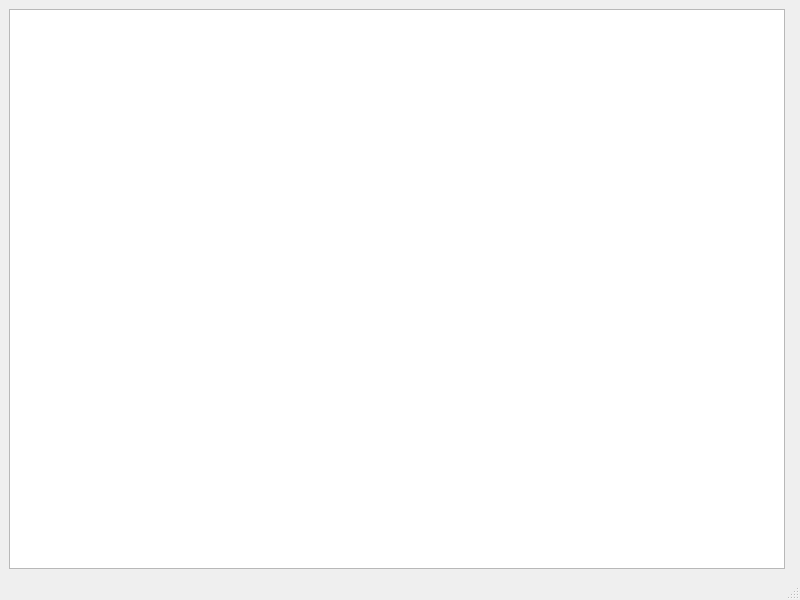
<?xml version="1.0" encoding="UTF-8"?>
<ui version="4.0">
 <class>MainWindow</class>
 <widget class="QMainWindow" name="MainWindow">
  <property name="windowModality">
   <enum>Qt::WindowModality::ApplicationModal</enum>
  </property>
  <property name="geometry">
   <rect>
    <x>0</x>
    <y>0</y>
    <width>800</width>
    <height>600</height>
   </rect>
  </property>
  <property name="windowTitle">
   <string>RecipeApp</string>
  </property>
  <widget class="QWidget" name="centralwidget">
   <layout class="QVBoxLayout" name="verticalLayout">
    <item>
     <layout class="QHBoxLayout" name="horizontalLayout">
      <item>
       <widget class="QListWidget" name="ingredientListWidget"/>
      </item>
      <item>
       <widget class="QWidget" name="mainContentWidget" native="true"/>
      </item>
     </layout>
    </item>
   </layout>
  </widget>
  <widget class="QMenuBar" name="menubar">
   <property name="geometry">
    <rect>
     <x>0</x>
     <y>0</y>
     <width>800</width>
     <height>22</height>
    </rect>
   </property>
  </widget>
  <widget class="QStatusBar" name="statusbar"/>
 </widget>
 <resources/>
 <connections/>
</ui>
